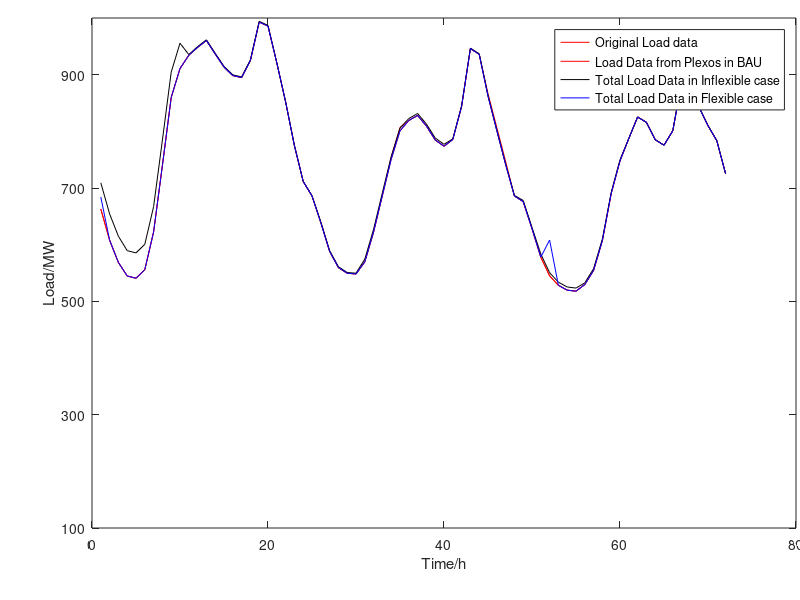
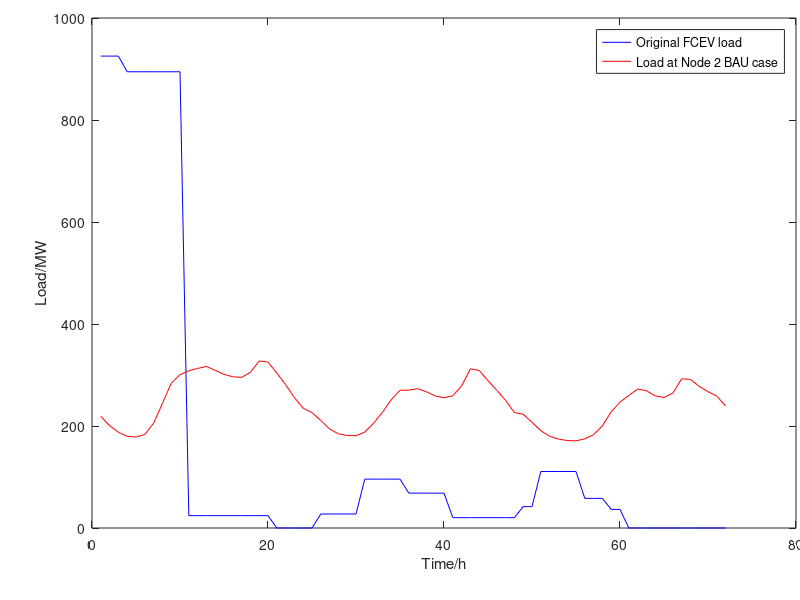
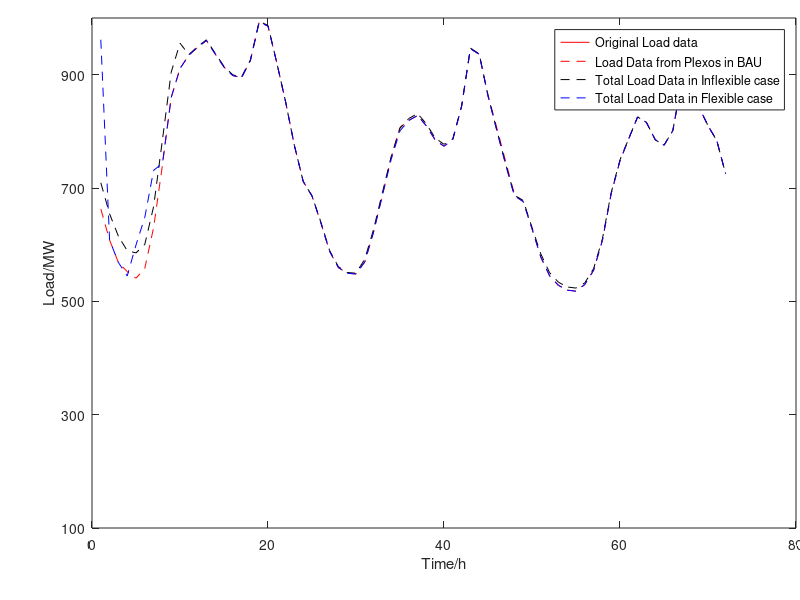
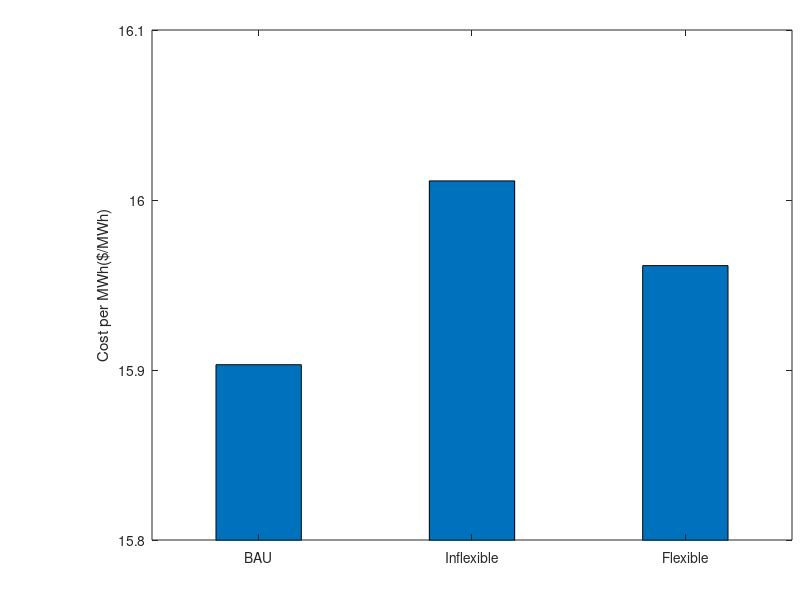

Write the MATLAB code that produced these figures, in order.
clear 
close all
clc
load('load.mat')
x=1:72; % Three days

figure(1)
plot(x,Load(:,1),'r')
hold on
xlabel('Time/h')
ylabel('Load/MW')
set(gca,'ylim',[100,1000],'yTick',[100:200:1000]); 
S_D_size3=[10 10 12 8];
S_D_size4=[.115 .12 .88 .85];    
set(gcf,'Units','centimeters','Position',S_D_size3);
set(gca,'Position',S_D_size4);
plot(x,Load(:,3),'r') % Copy from the Plexos model
plot(x,Load(:,6),'k') % Inflexible
plot(x,Load(:,7),'b') % Flexible
legend('Original Load data','Load Data from Plexos in BAU','Total Load Data in Inflexible case','Total Load Data in Flexible case')

figure(2)
plot(x,Load(:,5),'b')
hold on
xlabel('Time/h')
ylabel('Load/MW')
%set(gca,'ylim',[500,1000],'yTick',[500:100:1000]); 
S_D_size3=[10 10 12 8];
S_D_size4=[.115 .12 .88 .85];    
set(gcf,'Units','centimeters','Position',S_D_size3);
set(gca,'Position',S_D_size4);
plot(x,Load(:,4),'r')
legend('Original FCEV load','Load at Node 2 BAU case')

Load=Load_newFCEVdemand;
figure(3)
plot(x,Load(:,1),'r')
hold on
xlabel('Time/h')
ylabel('Load/MW')
set(gca,'ylim',[100,1000],'yTick',[100:200:1000]); 
S_D_size3=[10 10 12 8];
S_D_size4=[.115 .12 .88 .85];    
set(gcf,'Units','centimeters','Position',S_D_size3);
set(gca,'Position',S_D_size4);
plot(x,Load(:,3),'--r') % Copy from the Plexos model
plot(x,Load(:,6),'--k') % Inflexible
plot(x,Load(:,7),'--b') % Flexible
legend('Original Load data','Load Data from Plexos in BAU','Total Load Data in Inflexible case','Total Load Data in Flexible case')


load('load.mat')
Cost_Generation = [854.39;869.24;857.52];
Cost_Shutdown = [2400;2850;2400];
Cost_perMWh = [sum(Load(:,8))/sum(Load(:,1)),sum(Load(:,9))/sum(Load(:,6)),sum(Load(:,10))/sum(Load(:,1))];
fprintf('The total cost in 3 scenarios is: %.2f (BAU), %.2f (Inflexible), %.2f (Flexible) \n',sum(Load(:,8)),sum(Load(:,9)),sum(Load(:,10)))
fprintf('The total cost in 3 scenarios is: %.2f (BAU), %.2f (Inflexible), %.2f (Flexible) \n',sum(Load(:,8))/sum(Load(:,1)),sum(Load(:,9))/sum(Load(:,6)),sum(Load(:,10))/sum(Load(:,1)))

figure(122)
bar(Cost_perMWh,0.4);
ylabel('Cost per MWh($/MWh)')
%set(gca,'ylim',[15.5,16.5],'yTick',[15.5,0.2,16.5]); 
set(gca,'ylim',[15.8,16.1],'yTick',[15.8:0.1:16.1]); 
S_D_size3=[10 10 8 6];
S_D_size4=[.19 .10 .8 .85];
set(gcf,'Units','centimeters','Position',S_D_size3);
set(gca,'Position',S_D_size4);
name = {'BAU', 'Inflexible', 'Flexible'};
set(gca, 'XTickLabel', name);


figure(123)
bar(Cost_Generation,0.4);
ylabel('Costa(thousand $)')
set(gca,'ylim',[840,870],'yTick',[840:10:870]); 
S_D_size3=[12 10 8 6];
S_D_size4=[.16 .10 .83 .85];    
set(gcf,'Units','centimeters','Position',S_D_size3);
set(gca,'Position',S_D_size4);
name = {'BAU', 'Inflexible', 'Flexible'};
set(gca, 'XTickLabel', name);


figure(124)
bar(Cost_Shutdown,0.4);
ylabel('Cost($)')
set(gca,'ylim',[2100,3000],'yTick',[2100:200:3000]); 
S_D_size3=[14 10 8 6];
S_D_size4=[.18 .10 .80 .85];    
set(gcf,'Units','centimeters','Position',S_D_size3);
set(gca,'Position',S_D_size4);
name = {'BAU', 'Inflexible', 'Flexible'};
set(gca, 'XTickLabel', name);